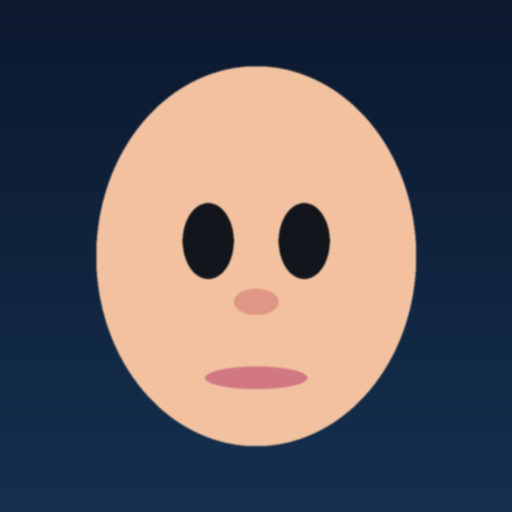
#> input picture samples/subject/face_front_close_jpeg.jpg, 1024 x 1024 px (shown at 1/2 size); its folder holds only this picture in this run
$ python -i coverage.py   (imports and definitions only)
#> lines starting #> are read from the running program, lines starting #| are printed output that depends on the picture; after the words box and inside, x2 and y2 are one past the last pixel; in counts of white or black regions, pixels touching at a corner belong together
"""Pose bins, framing, and SDXL / SD1.5 aspect buckets."""

from __future__ import annotations

import math

import cv2
import numpy as np

from .dataset import ImageItem
from .options import Options
from .palette import SKIN

POSE_BINS = (
    "front",
    "three_quarter_left",
    "three_quarter_right",
    "profile_left",
    "profile_right",
    "up",
    "down",
)
FRAMINGS = ("close-up", "half", "full")

SDXL_BUCKETS = (
    (1024, 1024),
    (1152, 896),
    (896, 1152),
    (1216, 832),
    (832, 1216),
    (1344, 768),
    (768, 1344),
    (1536, 640),
    (640, 1536),
)
SD15_BUCKETS = (
    (512, 512),
    (768, 512),
    (512, 768),
    (768, 768),
    (640, 512),
    (512, 640),
    (896, 512),
    (512, 896),
)


def pose_label(pose: str) -> str:
    return pose.replace("_", " ")


def suggestion_text(pose: str, framing: str, count: int) -> str:
    noun = "image" if count == 1 else "images"
    return f"add {count} {noun} of {pose_label(pose)} {framing}"


def classify_pose(face_w: int, face_h: int, eyes: list[tuple[float, float, int]]) -> str:
    """Map eye centers (relative to the face box) onto one pose bin.

    Pitch wins over yaw: eyes high in the head are ``up``, eyes low are
    ``down``. One eye is a profile. Two unequal eyes are a three-quarter view.
    """
    if face_w <= 0 or face_h <= 0 or not eyes:
        return "unknown"
    mean_y = sum(eye[1] for eye in eyes) / len(eyes) / face_h
    if mean_y < 0.36:
        return "up"
    if mean_y > 0.60:
        return "down"
    if len(eyes) == 1:
        return "profile_left" if eyes[0][0] < face_w * 0.5 else "profile_right"
    left, right = sorted(eyes, key=lambda eye: eye[0])
    ratio = left[2] / right[2] if right[2] else 1.0
    mid = ((left[0] + right[0]) / 2) / face_w
    if 0.75 <= ratio <= (1 / 0.75) and 0.42 <= mid <= 0.58:
        return "front"
    if ratio < 0.98:
        return "three_quarter_left"
    if ratio > 1.02:
        return "three_quarter_right"
    return "three_quarter_left" if mid < 0.5 else "three_quarter_right"


def classify_framing(face_h: int, image_h: int) -> str:
    if image_h <= 0:
        return "full"
    ratio = face_h / image_h
    if ratio >= 0.55:
        return "close-up"
    if ratio >= 0.28:
        return "half"
    return "full"


def skin_mask(rgb: np.ndarray) -> np.ndarray:
    red = rgb[:, :, 0].astype(np.int16)
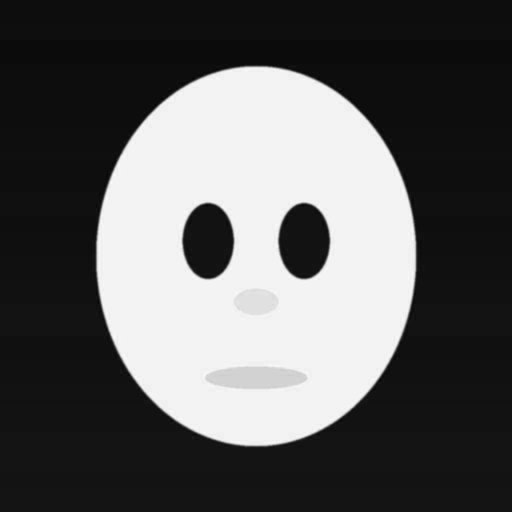
#> red: shape (1024, 1024) int16 (shown at 1/2 size); min 2, max 255, mean 93.1
    green = rgb[:, :, 1].astype(np.int16)
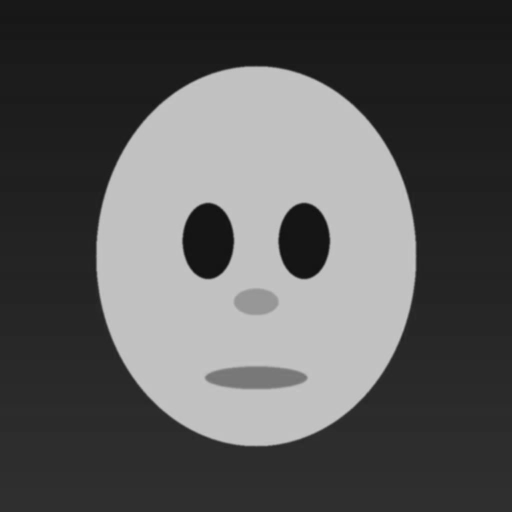
#> green: shape (1024, 1024) int16 (shown at 1/2 size); min 14, max 202, mean 88.2
    blue = rgb[:, :, 2].astype(np.int16)
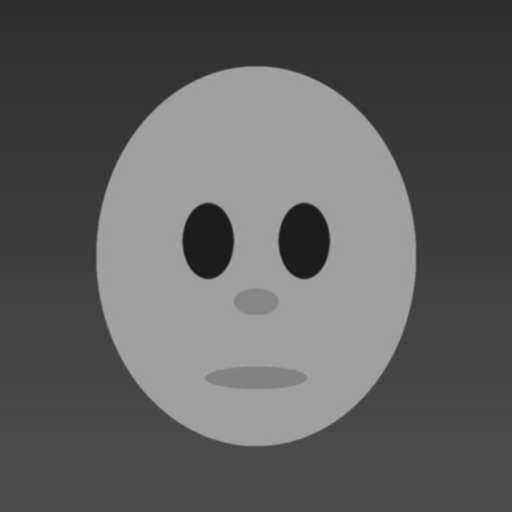
#> blue: shape (1024, 1024) int16 (shown at 1/2 size); min 15, max 176, mean 94.4
    return (
        (red > 200)
        & (green > 140)
        & (green < 230)
        & (blue > 100)
        & (blue < 210)
        & (red > green)
        & (green > blue)
        & ((red - blue) > 40)
    )
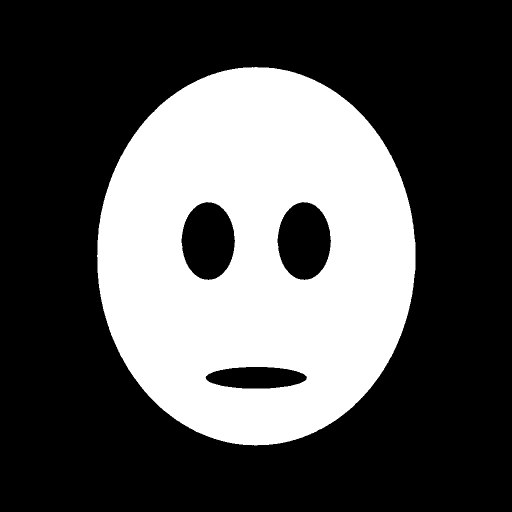
#> returned value: shape (1024, 1024) bool (shown at 1/2 size); 33% white; 1 white region, box (x1, y1, x2, y2) and area: (194, 134, 831, 891) 345892


def _select_eyes(comp_u8: np.ndarray, roi_rgb: np.ndarray) -> list[tuple[float, float, int]]:
    gray = cv2.cvtColor(roi_rgb, cv2.COLOR_RGB2GRAY)
    contours, _ = cv2.findContours(comp_u8.copy(), cv2.RETR_EXTERNAL, cv2.CHAIN_APPROX_SIMPLE)
    if not contours:
        return []
    hull = cv2.convexHull(max(contours, key=cv2.contourArea))
    filled = np.zeros_like(comp_u8)
    cv2.drawContours(filled, [hull], -1, 255, thickness=-1)
    holes = (filled > 0) & (gray < 60) & (comp_u8 == 0)
    count, _, stats, centroids = cv2.connectedComponentsWithStats(holes.astype(np.uint8), 8)
    height, width = gray.shape
    found: list[tuple[float, float, int]] = []
    for index in range(1, count):
        area = int(stats[index, cv2.CC_STAT_AREA])
        if area < 8 or area > 0.20 * width * height:
            continue
        cx, cy = centroids[index]
        found.append((float(cx), float(cy), area))
    found.sort(key=lambda eye: -eye[2])
    found = found[:2]
    if len(found) == 2 and found[1][2] < 0.30 * found[0][2]:
        found = found[:1]
    return found


def detect_faces(rgb: np.ndarray) -> list[dict]:
    """Find cartoon or high-contrast head ellipses and bin pose and framing.

    A head is a skin-colored component with one or two dark eye holes.
    OpenCV's Haar file is consulted only when this geometric pass finds
    nothing and the cascade file is actually installed. No model is downloaded.
    """
    if rgb.ndim != 3 or rgb.shape[2] != 3:
        return []
    mask = skin_mask(rgb)
    count, labels, stats, _ = cv2.connectedComponentsWithStats(mask.astype(np.uint8), 8)
#> count = 2; stats = [[0, 0, 1024, 1024, 702684], [194, 134, 637, 757, 345892]]
    image_h, image_w = rgb.shape[:2]
#> image_h = 1024; image_w = 1024
    image_area = image_h * image_w
#> image_area = 1048576
    faces: list[dict] = []
    for index in range(1, count):
        x, y, width, height, area = (int(v) for v in stats[index])
        if area < 0.003 * image_area or width < 24 or height < 24:
            continue
        aspect = width / height
        if not 0.45 <= aspect <= 1.8:
            continue
        roi_labels = labels[y : y + height, x : x + width]
        comp = np.where(roi_labels == index, np.uint8(255), np.uint8(0))
        eyes = _select_eyes(comp, rgb[y : y + height, x : x + width])
        if not eyes:
            continue
        pose = classify_pose(width, height, eyes)
        if pose not in POSE_BINS:
            continue
        faces.append(
            {
                "box": [x, y, width, height],
                "pose": pose,
                "framing": classify_framing(height, image_h),
                "eye_count": len(eyes),
            }
        )
#> this loop made 1 pass
#> (x, y, area, aspect, count in _select_eyes, centroids in _select_eyes) on pass 1: (194, 134, 345892, 0.841, 3, [[318, 379.6], [222, 347.6], [414, 347.6]])
#> pass 1, in detect_faces, `roi_labels = labels[y : y + height, x : x + width]`:
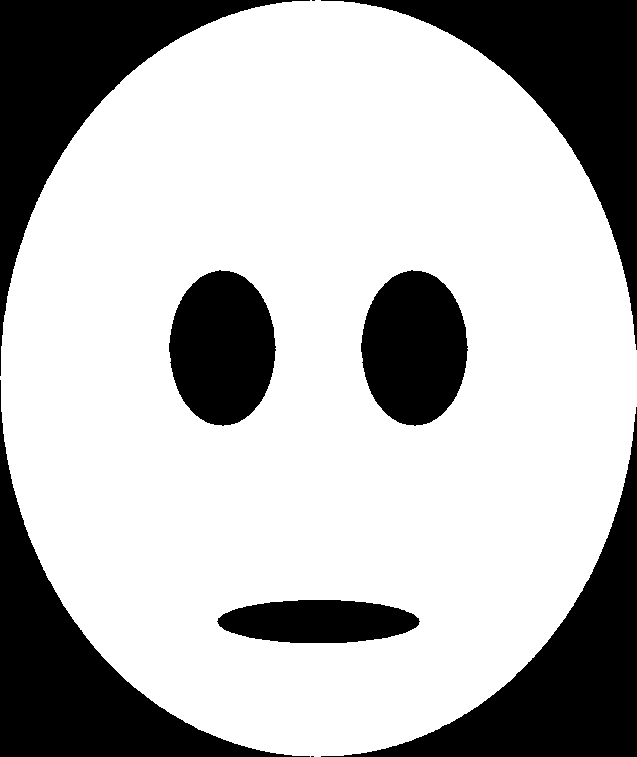
#> roi_labels: shape (757, 637) int32; values 0 (black) and 1 (white), 71.7% white; 9 black regions (2 under 20 px), largest, box (x1, y1, x2, y2) and area: (0, 0, 310, 376) 25946, (0, 380, 310, 757) 25946, (321, 407, 637, 757) 25938
#> pass 1, in _select_eyes, `gray = cv2.cvtColor(roi_rgb, cv2.COLOR_RGB2GRAY)`:
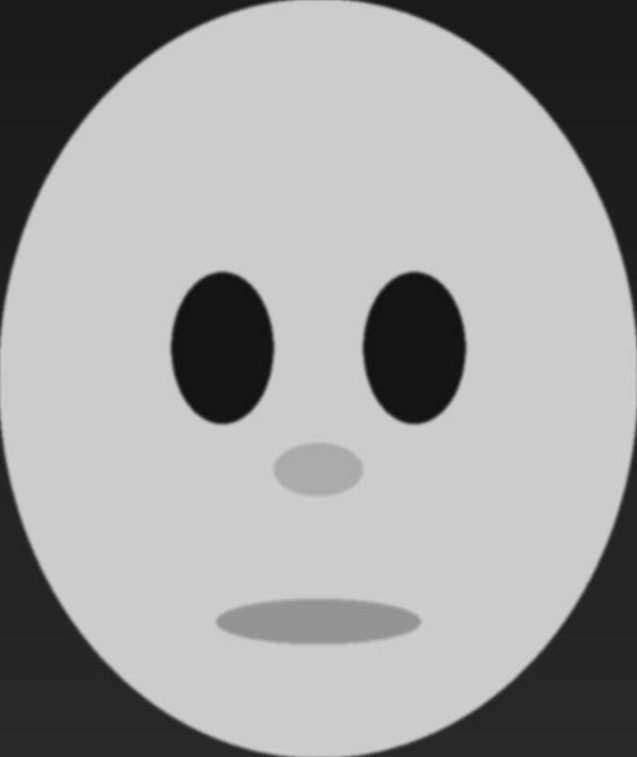
#> gray: shape (757, 637); min 14, max 211, mean 157.9
#> pass 1, in _select_eyes, `holes = (filled > 0) & (gray < 60) & (comp_u8 == 0)`:
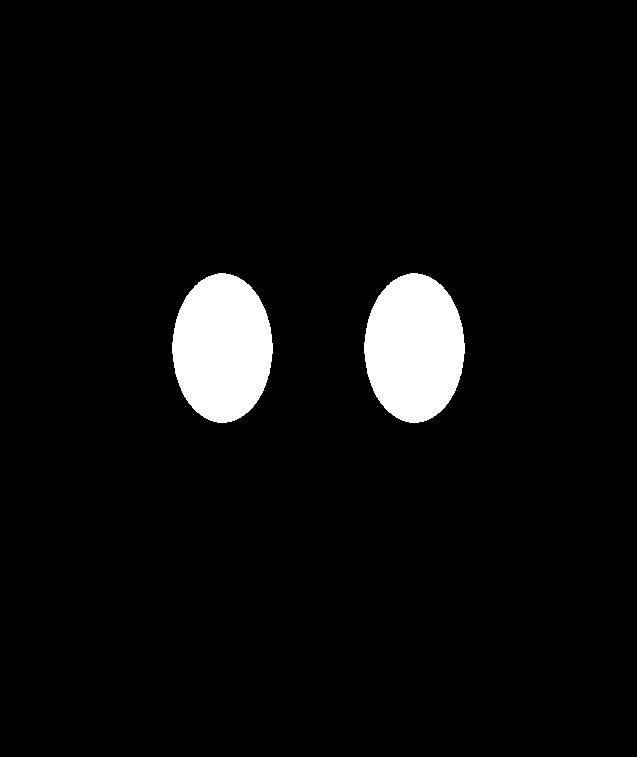
#> holes: shape (757, 637) bool; 4.9% white; 2 white regions, box (x1, y1, x2, y2) and area: (172, 273, 273, 423) 11717, (364, 273, 465, 423) 11717
#> after the loop, faces = 1 item
    if not faces:
        faces.extend(_haar_faces(rgb))
    faces.sort(key=lambda face: (face["box"][1], face["box"][0]))
    return faces


# [141 lines left out: functions _haar_faces, assign_bucket, find_gaps, _bucket_report, coverage_report, skin_color_ok, not called in this run]

>>> import cv2
>>> picture = cv2.cvtColor(cv2.imread('../samples/subject/face_front_close_jpeg.jpg'), cv2.COLOR_BGR2RGB)
>>> result = detect_faces(picture)
#> result = 1 item
